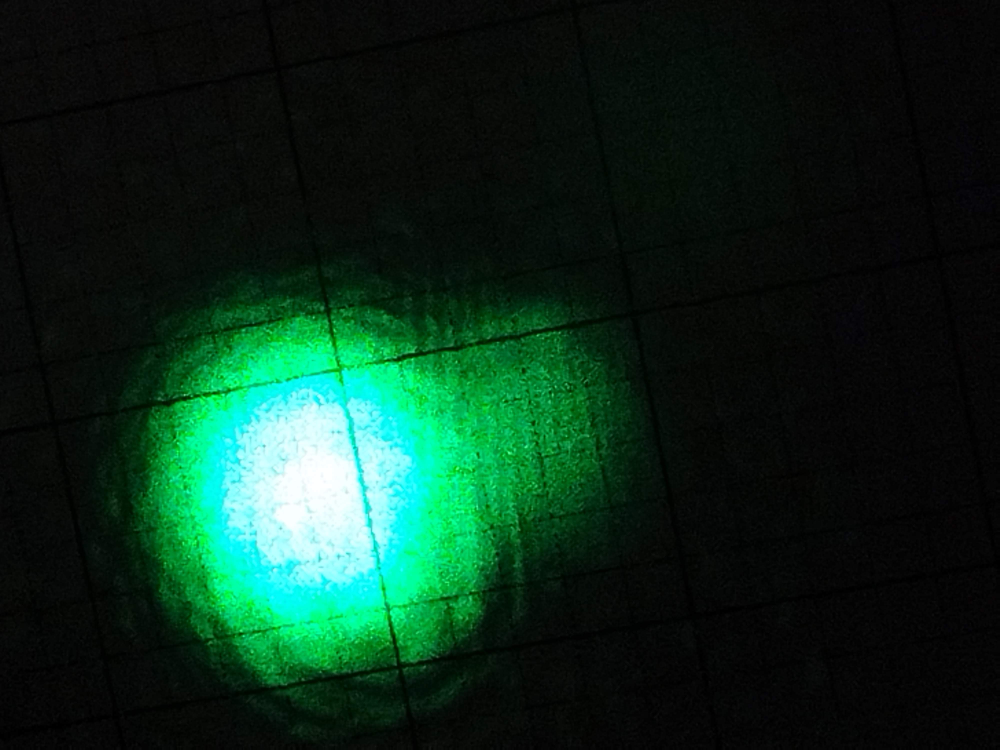
#> input picture capstone/photos/IMG_20250429_111638561.jpg, 4000 x 3000 px (shown at 1/4 size); its folder holds 4 pictures in this run
$ jupyter execute --allow-errors test1.ipynb
#> lines starting #> are read from the running program, lines starting #| are printed output that depends on the picture
[cell 1]
import scipy as sp
import numpy as np
import matplotlib.pyplot as plt
import os

[cell 2]
photo_dir = './photos/'
photo_paths = os.listdir(photo_dir)
photos = [
    plt.imread(photo_dir + path, format='jpeg')[:,500:3500,1] / 255
    for path in photo_paths
]
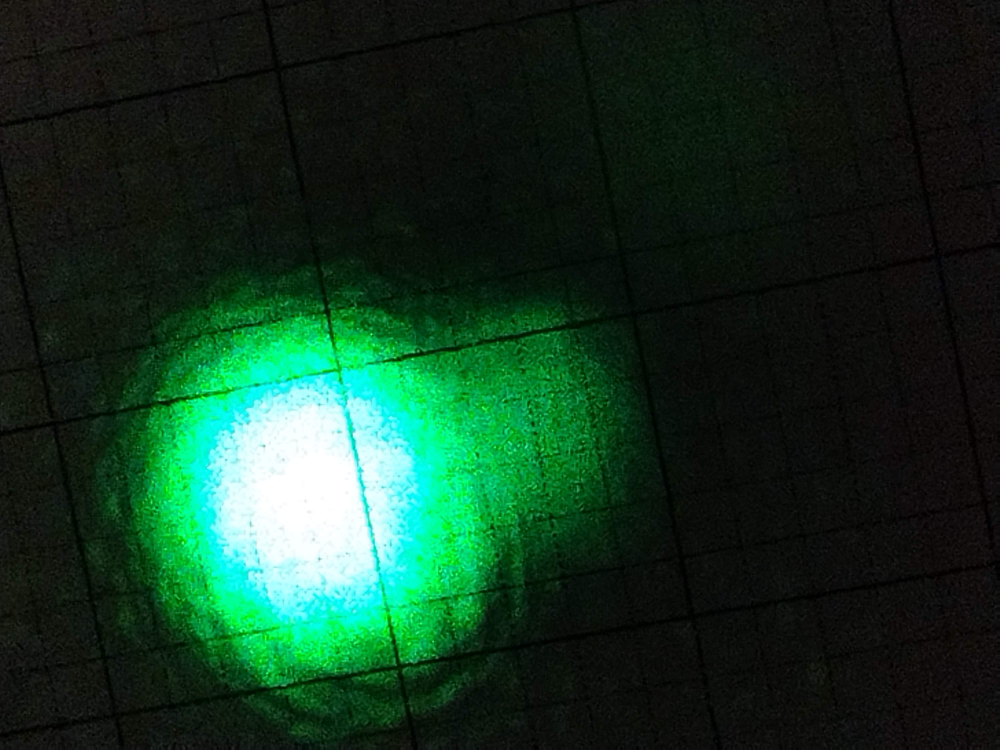
#> input picture capstone/photos/IMG_20250429_111640984.jpg, 4000 x 3000 px (shown at 1/4 size)
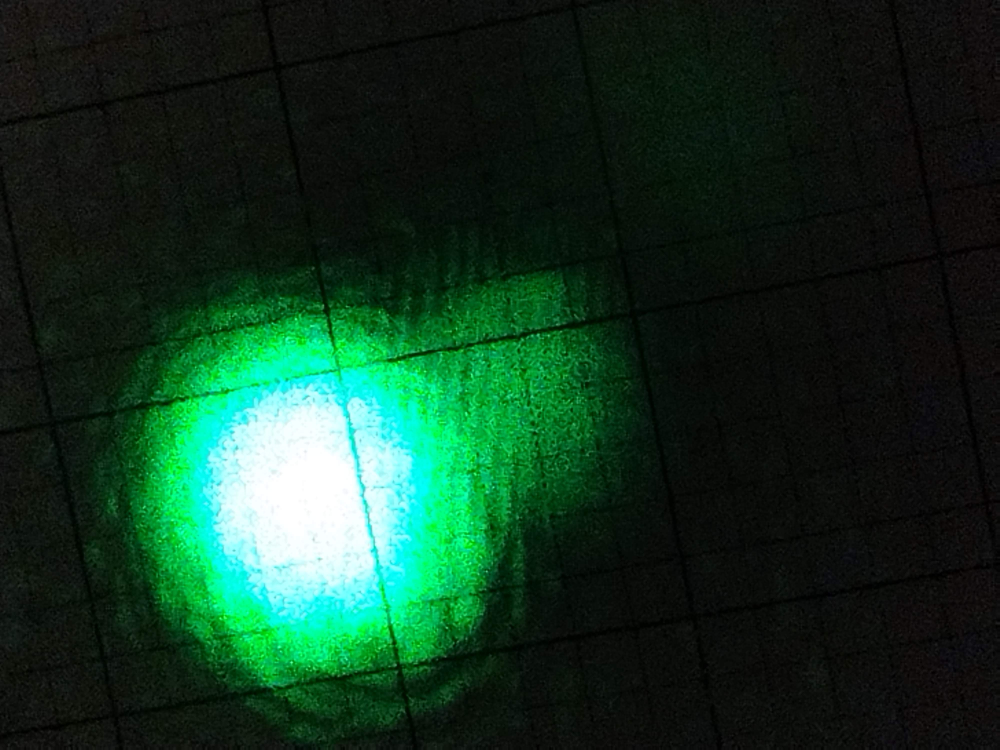
#> input picture capstone/photos/IMG_20250429_111740384.jpg, 4000 x 3000 px (shown at 1/4 size)
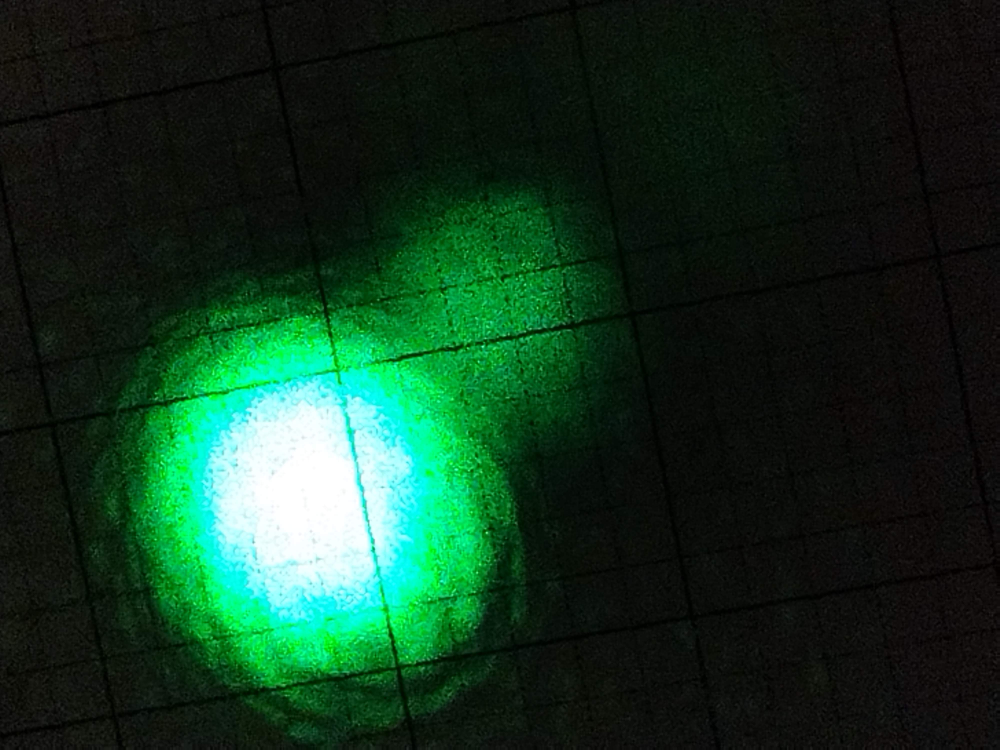
#> input picture capstone/photos/IMG_20250429_111846079.jpg, 4000 x 3000 px (shown at 1/4 size)
#> photos = 4 items

[cell 3]
sp.fft.fft2(photos[0]).real

[cell 4]
plt.plot(sp.fft.fft2(photos[0]).real[100])
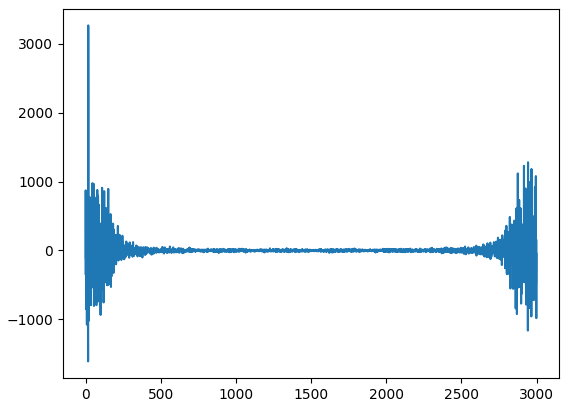
#> figure drawn by matplotlib, 1 panel; curve peaks at x = 18, y = 3264.3

[cell 5]
np.std(sp.fft.fft2(photos[0]).real)
#> Out = 898
